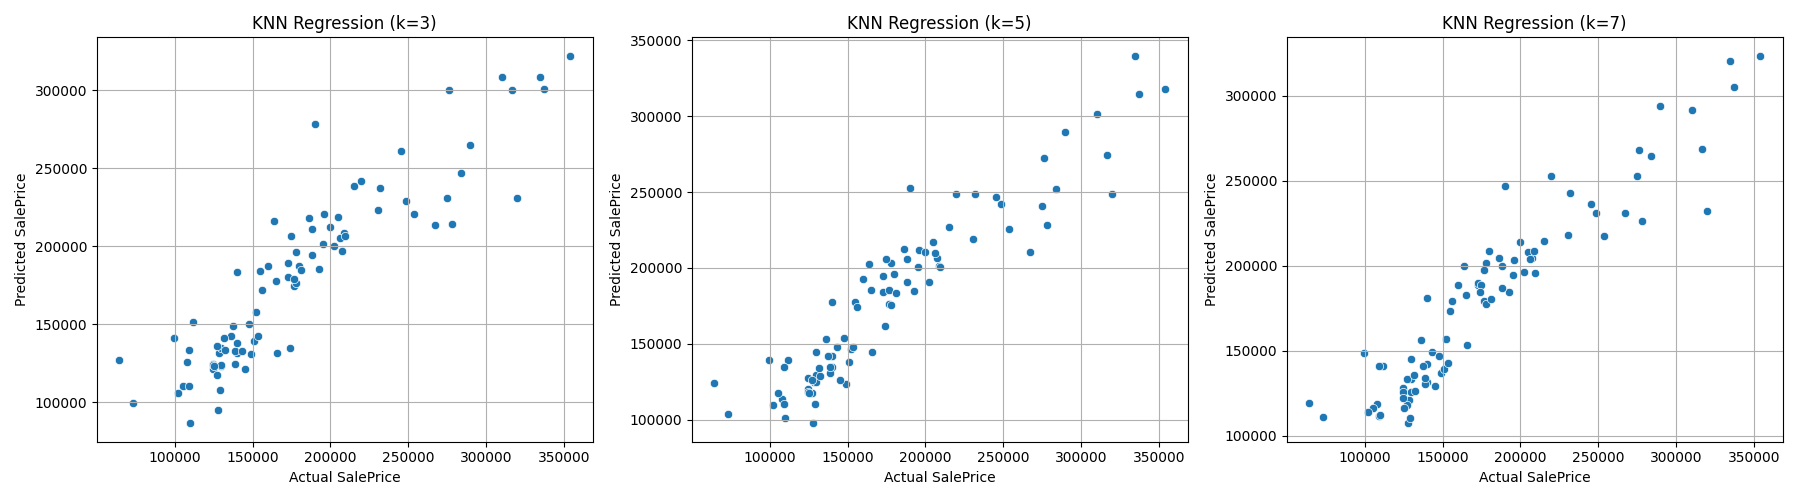

Write the Python code that produced this figure.
from sklearn.neighbors import KNeighborsRegressor

# Fungsi evaluasi model KNN
def evaluate_knn_model(k):
    model = KNeighborsRegressor(n_neighbors=k)
    model.fit(X_train, y_train)
    y_pred = model.predict(X_test)

    mse = mean_squared_error(y_test, y_pred)
    r2 = r2_score(y_test, y_pred)

    return mse, r2, y_test, y_pred

# Uji dengan K = 3, 5, 7
results_knn = {}
for k in [3, 5, 7]:
    mse, r2, y_true, y_pred = evaluate_knn_model(k)
    results_knn[k] = {'mse': mse, 'r2': r2, 'y_true': y_true, 'y_pred': y_pred}

# Visualisasi hasil prediksi KNN
plt.figure(figsize=(18, 5))
for i, k in enumerate([3, 5, 7]):
    plt.subplot(1, 3, i + 1)
    sns.scatterplot(x=results_knn[k]['y_true'], y=results_knn[k]['y_pred'])
    plt.title(f"KNN Regression (k={k})")
    plt.xlabel("Actual SalePrice")
    plt.ylabel("Predicted SalePrice")
    plt.grid(True)
plt.tight_layout()

# Simpan visualisasi sebagai file gambar
plt.savefig("knn_regression.png")

plt.show()

# Cetak hasil evaluasi
for k in [3, 5, 7]:
    print(f"K = {k}: MSE = {results_knn[k]['mse']:.2f}, R2 = {results_knn[k]['r2']:.4f}")
